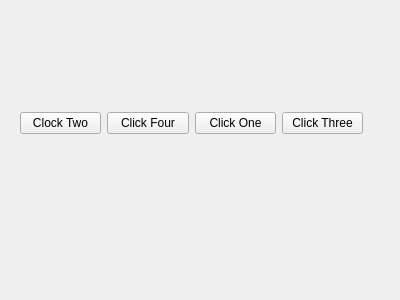
<?xml version="1.0" encoding="UTF-8"?>
<ui version="4.0">
 <class>Form</class>
 <widget class="QWidget" name="Form">
  <property name="geometry">
   <rect>
    <x>0</x>
    <y>0</y>
    <width>400</width>
    <height>300</height>
   </rect>
  </property>
  <property name="windowTitle">
   <string>Form</string>
  </property>
  <widget class="QWidget" name="">
   <property name="geometry">
    <rect>
     <x>20</x>
     <y>110</y>
     <width>343</width>
     <height>27</height>
    </rect>
   </property>
   <layout class="QHBoxLayout" name="horizontalLayout">
    <item>
     <widget class="QPushButton" name="pushButton_2">
      <property name="text">
       <string>Clock Two</string>
      </property>
     </widget>
    </item>
    <item>
     <widget class="QPushButton" name="pushButton_4">
      <property name="text">
       <string>Click Four</string>
      </property>
     </widget>
    </item>
    <item>
     <widget class="QPushButton" name="pushButton">
      <property name="text">
       <string>Click One</string>
      </property>
     </widget>
    </item>
    <item>
     <widget class="QPushButton" name="pushButton_3">
      <property name="text">
       <string>Click Three</string>
      </property>
     </widget>
    </item>
   </layout>
  </widget>
 </widget>
 <resources/>
 <connections/>
</ui>
